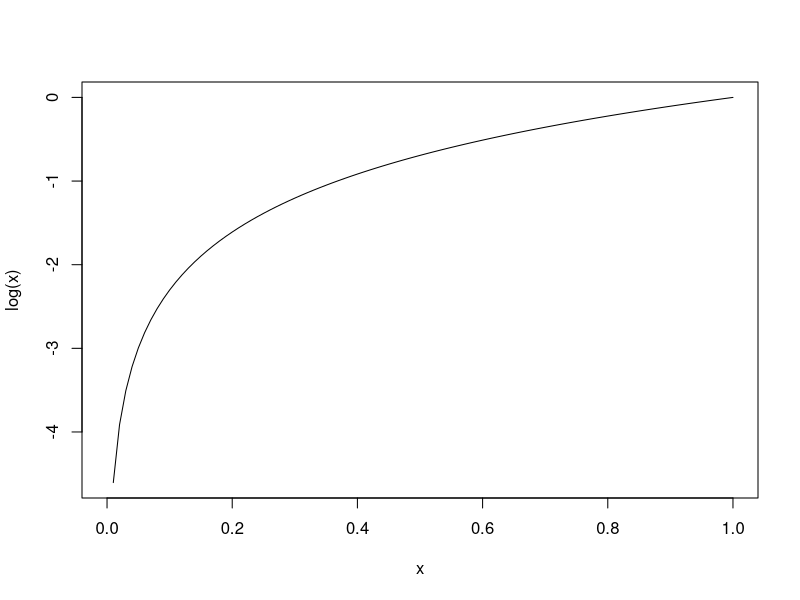
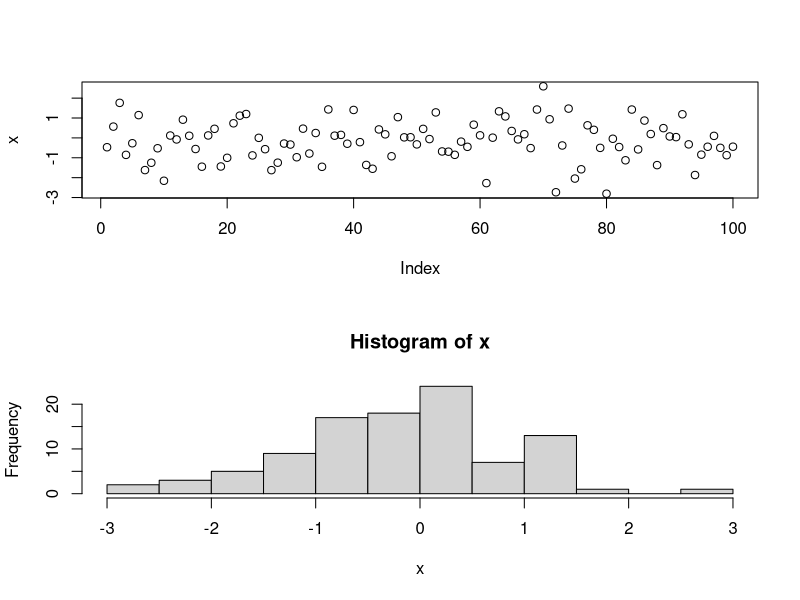
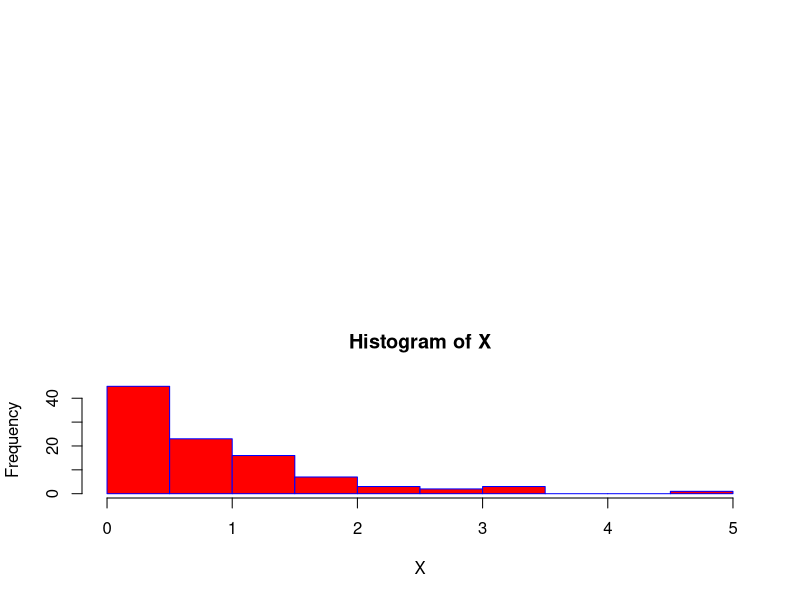
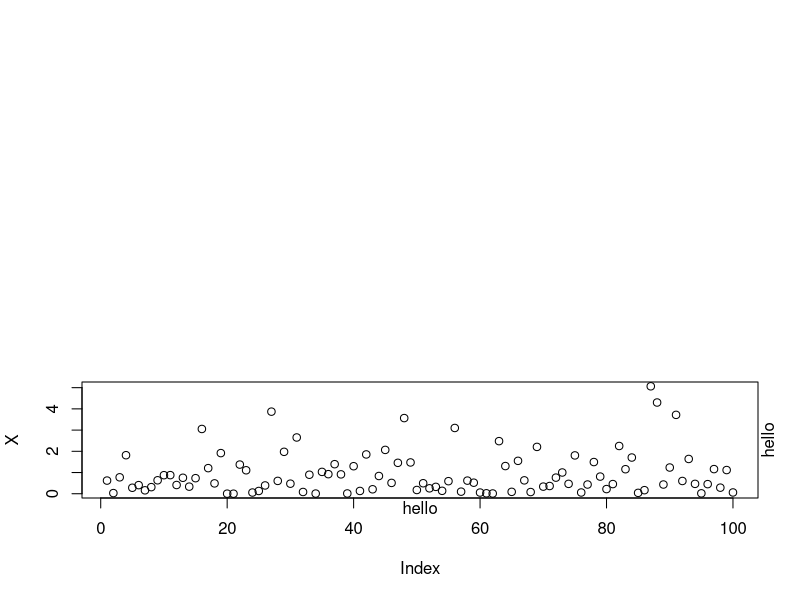
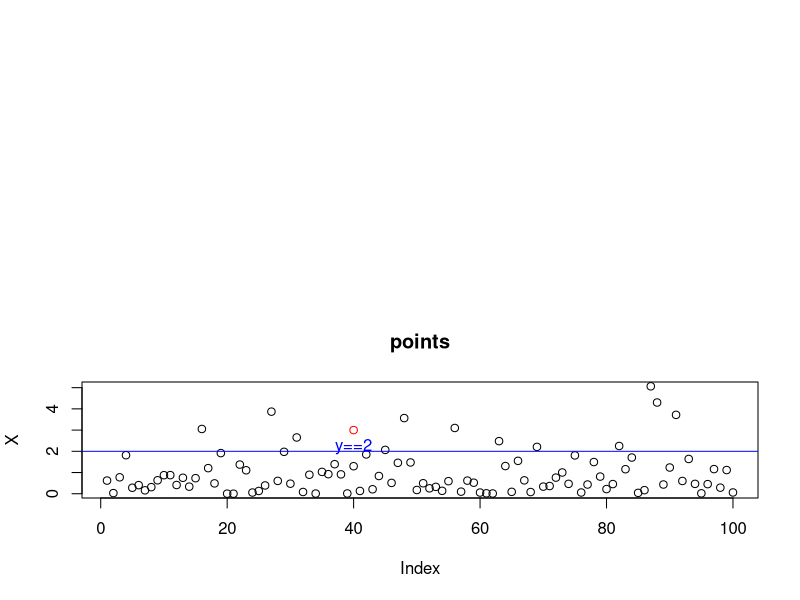
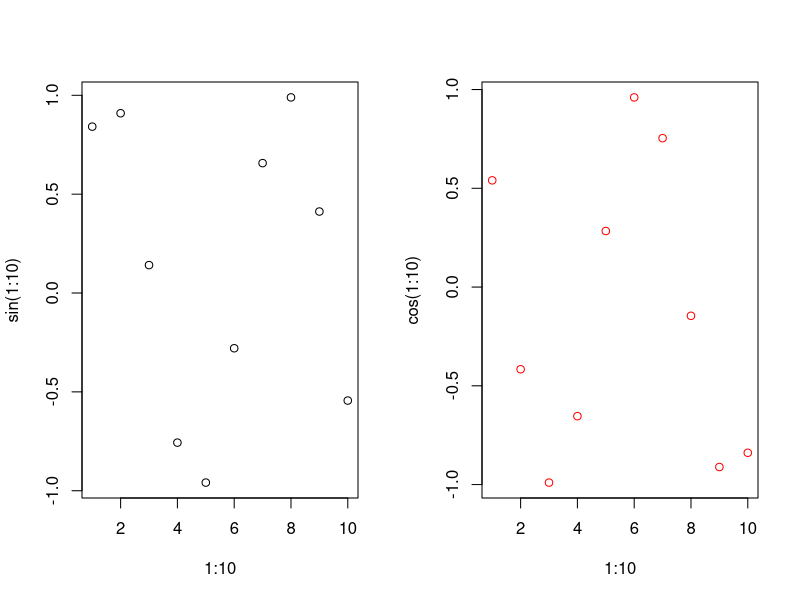
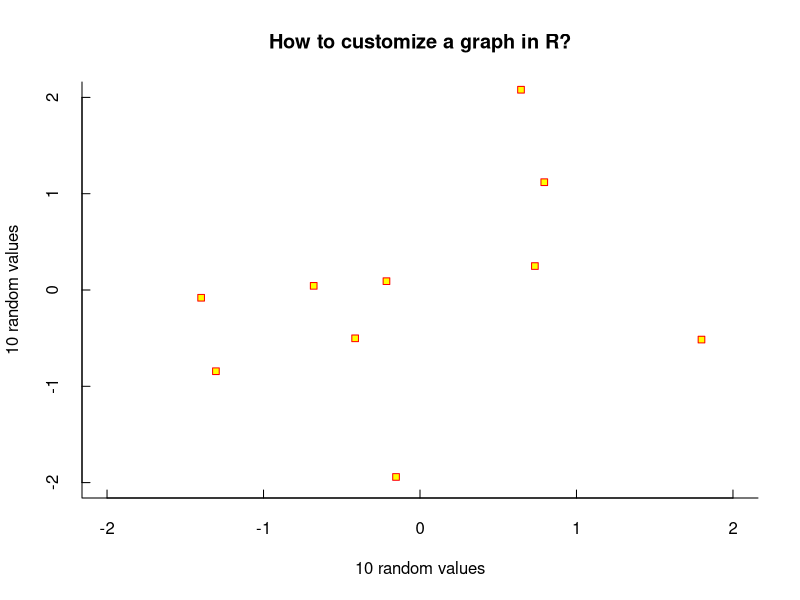
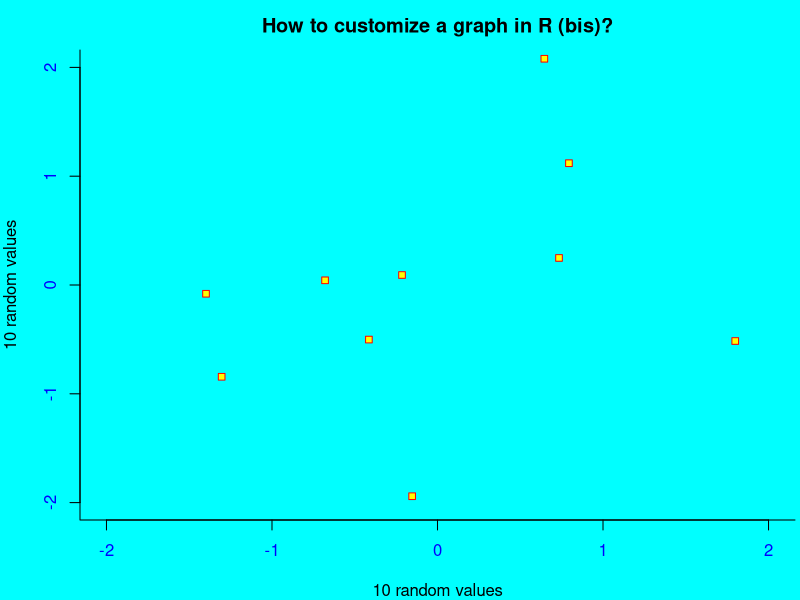

Generate these figures, in order, with R:
## ---- chunk 1
knitr::opts_chunk$set(echo = FALSE)
## ---- chunk 2
curve(log)
## ---- chunk 3
x11(); curve(sin, -pi, pi)
dev.list(); dev.off(3)
## ---- chunk 4
split.screen(c(2,1)); screen(1); x=rnorm(100); plot(x)
screen(2); hist(x)
## ---- chunk 5
knitr::kable(data.frame(param = c("add", "col", "axes", "log='x', log='y', log='xy'", "type = 'p'", "xlab, ylab, xlim, ylim", "main, sub" ),
                        description = c("If T, overlay the graph to the existing one. F by default. ","Filling color.","If FALSE, does not plot axes and box. TRUE by default.","Consider x-axis, y-axis, or both as logarithmic","Type of graph to plot: 'p' for points, 'l' for lines...","Name of x-axis/y-axis (character). Fix axes limits.","Title and subtitle of the figure.")))
## ---- chunk 6
X = rexp(100); hist(X, border="blue", col="red")
## ---- chunk 7
X = rexp(100); plot(X)
mtext("hello",side = c(1,4))
locator()
## ---- chunk 8
plot(X); title("points")
points(40,3,col="red"); abline(h=2, col="blue")
text(40,2.2,expression("y==2"),col="blue")
## ---- chunk 9
knitr::kable(data.frame(param = c("adj","bg", "bty", "col", "font", "lty", "mfrow, mfcol", "pch", "tcl", "ps"),
                        description = c("Justify the text with respect to the left edge.","Background color: 657 colors available with colors()", "Controls how the box is plotted (bty = 'n' removes the box)", "Symbols color.", "Font.", "Type of line plot (1: continuous, 2: dashes, 3: points)", "Vector of size c(nr,nc) splitting the graphical window in nr*nc parts.", "Symbol type (integer between 1 and 25)", "Length of the axes graduations as a fraction of the text line height.", "Size of text and symbols.")))
## ---- chunk 10
op=par() # save the current parametrization in op
par(mfrow=c(1,2)) # modify the parametrization
plot(1:10,sin(1:10)); plot(1:10,cos(1:10),col="red")
par(op) # get back the old parametrization
## ---- chunk 11
x=rnorm(10);y=rnorm(10);
plot(x,y, xlab="10 random values", 
     ylab="10 random values", 
     xlim=c(-2,2), ylim=c(- 2,2), 
     pch=22, col="red",
     bg="yellow", bty= "l", tcl=0.4, 
     main="How to customize a graph in R?")
## ---- chunk 12
op=par()
par(bg="cyan", col.axis="blue", mar=c(4,4,2.5,0.25))
plot(x, y, xlab="10 random values", 
     ylab="10 random values", 
     xlim=c(-2,2), ylim= c(-2,2), pch=22, col="red", 
     bg="yellow", bty="l")
title("How to customize a graph in R (bis)?")
par(op)
## ---- chunk 13
curve(sin,0, pi)
## ---- chunk 14
curve(x^3-3*x, -2, 2)
curve(x^2-2, add = TRUE, col = "violet")
## ---- chunk 15
curve(pnorm(x),-3,3, col="red")
curve(dnorm(x),-3,3, col="blue", add = TRUE)
## ---- chunk 16
par(bg="gray")
simdata = rexp(1000, rate = 0.1)
hist(simdata, prob=T)
curve(dexp(x, rate=0.1), add=TRUE)
## ---- chunk 17
boxplot(len ~ dose, data = ToothGrowth, 
        col="yellow",xlab="Vitamin-C dose (mg)", 
        ylab="Tooth length")
title("Guinea Pig's Tooth Growth")
## ---- chunk 18
pairs(iris[1:4],  pch = 21, 
      bg = c("red", "green3", "blue")[unclass(iris[,5])])
## ---- chunk 19
t = table(rpois(100,lambda=5))
r = barplot(t, col='gray')
